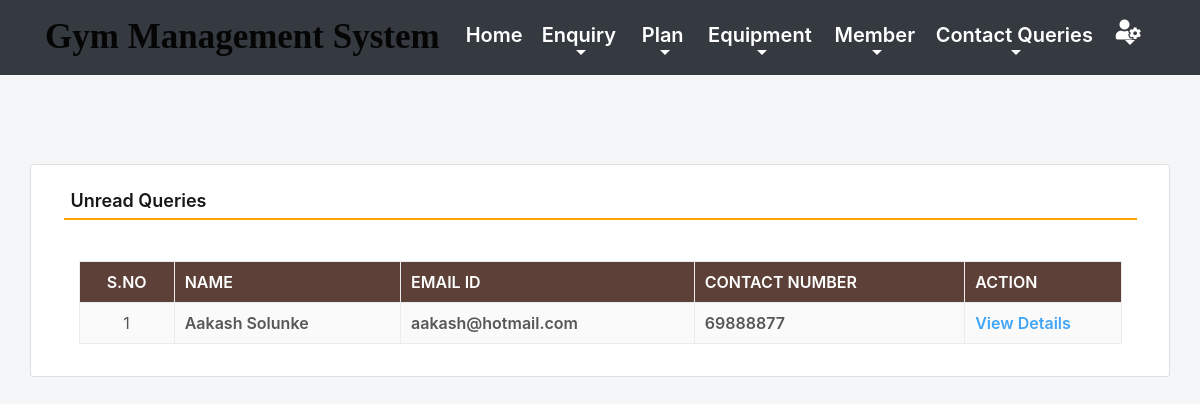
The app's page /unread_queries (signed in) with its own data.
### gym/models.py (models this page shows, shortened)
class Contact(models.Model):
    name = models.CharField(max_length=100, null=True)
    emailid = models.CharField(max_length=50, null=True)
    contact = models.CharField(max_length=15, null=True)
    subject = models.CharField(max_length=100, null=True)
    message = models.CharField(max_length=300, null=True)
    msgdate = models.DateField(null=True)
    isread = models.CharField(max_length=10,null=True)

### gym/views.py (the view)
# urls.py: path('unread_queries', unread_queries, name='unread_queries'),
def unread_queries(request):
    if not request.user.is_authenticated:
        return redirect('admin_login')
    contact = Contact.objects.filter(isread="no")
    return render(request,'unread_queries.html', locals())

### gym/templates/unread_queries.html (shortened to what this page needs)
{% include 'admin_nav.html' %}
{% load static %}
{% block main %}
<html lang="en" class="no-focus">
 <link rel="stylesheet" id="css-main" href="{% static 'css1/codebase.min.css' %}">
 <br><br><br><br>
	<div class="container card shadow mt-5">
		<div class="card-body">
			<h5 class="p-2" style="border-bottom: 2px solid orange">Unread Queries</h5>
             <br>
			<div class="container-fluid">
             <table id="example" class="table table-striped table-bordered" style="width:100%">
                                <thead class="text-white" style="background-color : #5d4037;">
                                    <tr>
                                        <th class="text-center">S.No</th>
                                        <th class="d-none d-sm-table-cell">Name</th>
                                        <th class="d-none d-sm-table-cell">Email ID</th>
                                        <th class="d-none d-sm-table-cell">Contact Number</th>
                                        <th class="d-none d-sm-table-cell" style="width: 15%;">Action</th>
                                    </tr>
                                </thead>
                                {% for i in contact %}
                                <tbody>
                                    <tr>
                                        <td class="text-center">{{forloop.counter}}</td>
                                        <td class="font-w600">{{i.name}}</td>
                                        <td class="font-w600">{{i.emailid}}</td>
                                        <td class="font-w600">{{i.contact}}</td>
										<td class="font-w600"><a href="{% url 'view_queries' i.id %}" class="text-primary">View Details</a></td>
                                    </tr>
                                        {% endfor %}
                                </tbody>
                            </table>
			</div>
		</div>
	</div>
        <link rel="stylesheet" href="https://use.fontawesome.com/releases/v5.6.3/css/all.css">
 </html>
{% endblock %}

### records on screen
Contact: name "Aakash Solunke", emailid "aakash@hotmail.com", contact "69888877"
